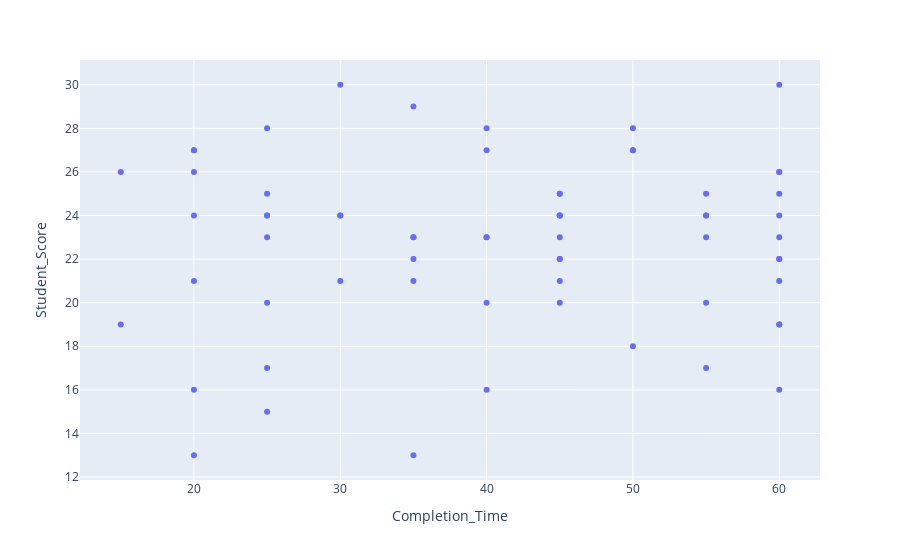

The cell this chart's notebook holds for it:
### Markdown cell above
## Challenge 7

Plot the same scatter in `plotly express`

### Code cell
px.scatter(exam_df, x="Completion_Time", y="Student_Score")

### Figure 1 — Plotly figure (JSON) as saved in the notebook; plotly's stock layout.template omitted (floating-point values rounded to 4 significant figures)
{"data": [{"hovertemplate": "Completion_Time=%{x}<br>Student_Score=%{y}<extra></extra>", "legendgroup": "", "marker": {"color": "#636efa", "symbol": "circle"}, "mode": "markers", "name": "", "orientation": "v", "showlegend": false, "type": "scatter", "x": [20, 20, 30, 50, 55, 60, 60, 15, 20, 20, 25, 25, 35, 60, 20, 40, 45, 45, 50, 55, 60, 25, 25, 35, 40, 55, 60, 60, 60, 20, 25, 30, 35, 40, 45, 50, 55, 60, 60, 15, 25, 35, 40, 45, 45, 50, 55, 60, 25, 30, 35, 35, 40, 45, 45, 45, 60, 20, 25, 30, 40, 45, 45, 55, 60], "xaxis": "x", "y": [24, 27, 30, 18, 24, 25, 30, 26, 13, 27, 20, 24, 29, 26, 26, 23, 22, 23, 27, 23, 22, 15, 24, 13, 20, 20, 19, 21, 26, 16, 17, 24, 22, 27, 24, 27, 25, 19, 23, 19, 25, 21, 28, 24, 25, 28, 17, 22, 28, 24, 23, 23, 16, 20, 21, 25, 16, 21, 23, 21, 23, 22, 24, 24, 24], "yaxis": "y"}], "layout": {"autosize": true, "legend": {"tracegroupgap": 0}, "margin": {"t": 60}, "xaxis": {"anchor": "y", "autorange": true, "domain": [0, 1], "range": [12.28, 62.72], "title": {"text": "Completion_Time"}, "type": "linear"}, "yaxis": {"anchor": "x", "autorange": true, "domain": [0, 1], "range": [11.68, 31.32], "title": {"text": "Student_Score"}, "type": "linear"}}}
